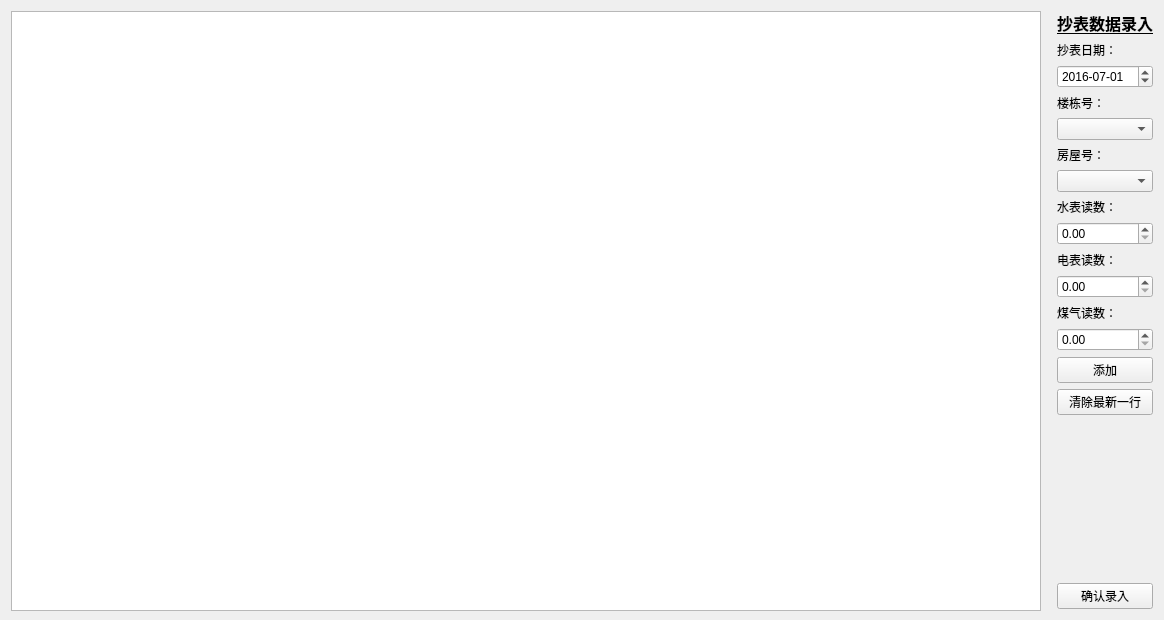
<?xml version="1.0" encoding="UTF-8"?>
<ui version="4.0">
 <class>RecordMeterWidget</class>
 <widget class="QWidget" name="RecordMeterWidget">
  <property name="windowModality">
   <enum>Qt::NonModal</enum>
  </property>
  <property name="geometry">
   <rect>
    <x>0</x>
    <y>0</y>
    <width>1164</width>
    <height>620</height>
   </rect>
  </property>
  <property name="sizePolicy">
   <sizepolicy hsizetype="Expanding" vsizetype="Expanding">
    <horstretch>0</horstretch>
    <verstretch>0</verstretch>
   </sizepolicy>
  </property>
  <property name="minimumSize">
   <size>
    <width>831</width>
    <height>620</height>
   </size>
  </property>
  <property name="windowTitle">
   <string>Form</string>
  </property>
  <property name="autoFillBackground">
   <bool>false</bool>
  </property>
  <layout class="QGridLayout" name="gridLayout">
   <item row="0" column="0">
    <layout class="QHBoxLayout" name="horizontalLayout">
     <property name="sizeConstraint">
      <enum>QLayout::SetNoConstraint</enum>
     </property>
     <item>
      <widget class="QTableView" name="tableView">
       <property name="minimumSize">
        <size>
         <width>700</width>
         <height>600</height>
        </size>
       </property>
      </widget>
     </item>
     <item>
      <layout class="QVBoxLayout" name="verticalLayout">
       <property name="sizeConstraint">
        <enum>QLayout::SetNoConstraint</enum>
       </property>
       <property name="leftMargin">
        <number>10</number>
       </property>
       <item>
        <widget class="QLabel" name="label_4">
         <property name="font">
          <font>
           <family>Calibri</family>
           <pointsize>12</pointsize>
           <weight>75</weight>
           <bold>true</bold>
           <underline>true</underline>
          </font>
         </property>
         <property name="text">
          <string>抄表数据录入</string>
         </property>
        </widget>
       </item>
       <item>
        <widget class="QLabel" name="label">
         <property name="text">
          <string>抄表日期：</string>
         </property>
        </widget>
       </item>
       <item>
        <widget class="QDateEdit" name="dateEdit">
         <property name="dateTime">
          <datetime>
           <hour>0</hour>
           <minute>0</minute>
           <second>0</second>
           <year>2016</year>
           <month>7</month>
           <day>1</day>
          </datetime>
         </property>
         <property name="displayFormat">
          <string>yyyy-MM-dd</string>
         </property>
         <property name="date">
          <date>
           <year>2016</year>
           <month>7</month>
           <day>1</day>
          </date>
         </property>
        </widget>
       </item>
       <item>
        <widget class="QLabel" name="label_2">
         <property name="text">
          <string>楼栋号：</string>
         </property>
        </widget>
       </item>
       <item>
        <widget class="QComboBox" name="buildingomboBox"/>
       </item>
       <item>
        <widget class="QLabel" name="label_3">
         <property name="text">
          <string>房屋号：</string>
         </property>
        </widget>
       </item>
       <item>
        <widget class="QComboBox" name="roomComboBox"/>
       </item>
       <item>
        <widget class="QLabel" name="waterLabel">
         <property name="text">
          <string>水表读数：</string>
         </property>
        </widget>
       </item>
       <item>
        <widget class="QDoubleSpinBox" name="waterDoubleSpinBox">
         <property name="maximum">
          <double>99999.990000000005239</double>
         </property>
        </widget>
       </item>
       <item>
        <widget class="QLabel" name="wattLabel">
         <property name="text">
          <string>电表读数：</string>
         </property>
        </widget>
       </item>
       <item>
        <widget class="QDoubleSpinBox" name="wattDoubleSpinBox">
         <property name="maximum">
          <double>99999.990000000005239</double>
         </property>
        </widget>
       </item>
       <item>
        <widget class="QLabel" name="gasLabel">
         <property name="text">
          <string>煤气读数：</string>
         </property>
        </widget>
       </item>
       <item>
        <widget class="QDoubleSpinBox" name="gasDoubleSpinBox">
         <property name="maximum">
          <double>99999.990000000005239</double>
         </property>
        </widget>
       </item>
       <item>
        <widget class="QPushButton" name="insertRecordPushButton">
         <property name="text">
          <string>添加</string>
         </property>
        </widget>
       </item>
       <item>
        <widget class="QPushButton" name="pushButton">
         <property name="text">
          <string>清除最新一行</string>
         </property>
        </widget>
       </item>
       <item>
        <spacer name="verticalSpacer">
         <property name="orientation">
          <enum>Qt::Vertical</enum>
         </property>
         <property name="sizeHint" stdset="0">
          <size>
           <width>20</width>
           <height>40</height>
          </size>
         </property>
        </spacer>
       </item>
       <item>
        <widget class="QPushButton" name="confirmPushButton">
         <property name="text">
          <string>确认录入</string>
         </property>
        </widget>
       </item>
      </layout>
     </item>
    </layout>
   </item>
  </layout>
 </widget>
 <resources/>
 <connections/>
</ui>
